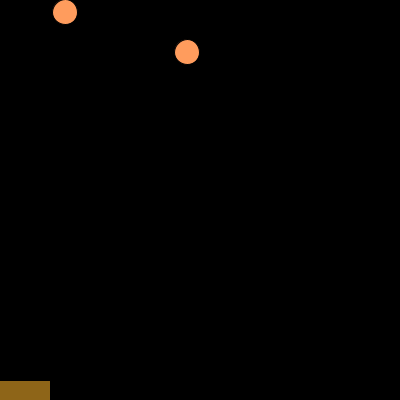
Frame 1 (no input)
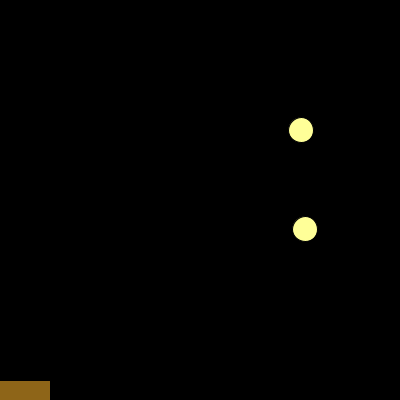
Frame 60 (the mouse pressed at the canvas centre just before this capture)
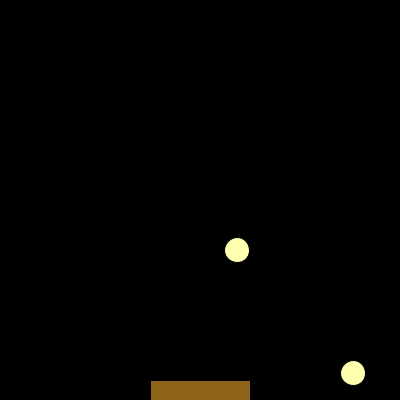
Frame 120 (the mouse held since frame 60 and released just before this capture)

The Processing sketch that drew these frames (run headless with seeded random() and noise(); from frame 60 on, the mouse is pressed at the canvas centre):

// Processing sketch: processing_104187
// ── processing_104187.pde

int ballX=187;
 int ballY=52;
 int ballX2=65;
 int ballY2=12;
 int ballWidth=25;
 int ballRadius=ballWidth/2;
 int speedX=2;
 int speedY=3;
 int speedX2=4;
 int speedY2=2;
 
 void setup() {
   size(400, 400);
   background(0);
 }
 
 void draw() {
   drawBall();
   drawBox();
   update();
   avoidWalls();
   avoidBox();
 }
 //the two balls
 void drawBall() {
   background(0);
   fill(ballX*7, ballY*3, ballX/2);
   ellipse(ballX, ballY, ballWidth, ballWidth);
   ellipse(ballX2, ballY2, ballWidth, ballWidth); 
 }
 //this is the paddle
 void drawBox() {
   fill( 142, 101, 24);
   rectMode(CENTER);
   rect(mouseX, 390, 100,20);
 }
 //manipulates speed of ball
 void update() {
   ballX=ballX+speedX;
   ballY=ballY+speedY;
   
   ballX2=ballX2+speedX2;
   ballY2=ballY2+speedY2;
 }
 // makes balls bounce off wall
 void avoidWalls() {
   if (ballX>width-ballRadius || ballX<0+ballRadius) {
     speedX*=-1;
   } 
 
   if (ballY>height-ballRadius || ballY<0+ballRadius) {
     speedY*=-1;
   }
   
   
   if (ballX2>width-ballRadius || ballX2<0+ballRadius) {
     speedX2*=-1;
   } 
 
   if (ballY2>height-ballRadius || ballY2<0+ballRadius) {
     speedY2*=-1;
   }
 }
 
   void avoidBox() {
     if (ballX>mouseX-50-ballRadius && ballX<mouseX+50+ballRadius && ballY>380-ballRadius) {
       speedX*=-1;
       speedY*=-1;
     }
     
      if (ballX2>mouseX-50-ballRadius && ballX2<mouseX+50+ballRadius && ballY2>380-ballRadius) {
       speedX2*=-1;
       speedY2*=-1;
     }
   }
